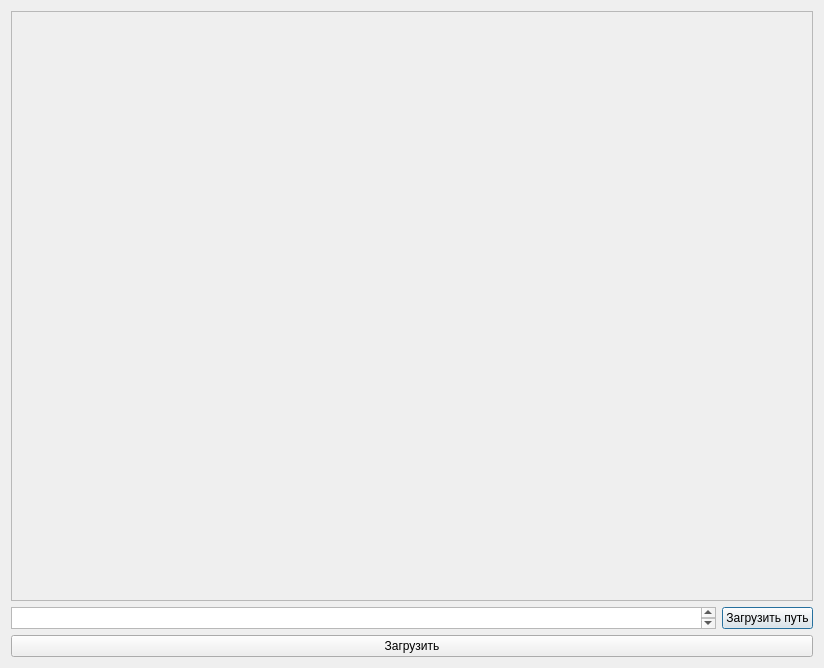
<?xml version="1.0" encoding="UTF-8"?>
<ui version="4.0">
 <class>Dialog</class>
 <widget class="QDialog" name="Dialog">
  <property name="geometry">
   <rect>
    <x>0</x>
    <y>0</y>
    <width>824</width>
    <height>668</height>
   </rect>
  </property>
  <property name="windowTitle">
   <string>Визуализатор</string>
  </property>
  <property name="autoFillBackground">
   <bool>false</bool>
  </property>
  <layout class="QVBoxLayout" name="verticalLayout">
   <item>
    <widget class="QScrollArea" name="scrollArea">
     <property name="widgetResizable">
      <bool>true</bool>
     </property>
     <widget class="QWidget" name="scrollAreaWidgetContents">
      <property name="geometry">
       <rect>
        <x>0</x>
        <y>0</y>
        <width>804</width>
        <height>588</height>
       </rect>
      </property>
     </widget>
    </widget>
   </item>
   <item>
    <layout class="QHBoxLayout" name="horizontalLayout">
     <item>
      <widget class="QTextEdit" name="textEdit">
       <property name="sizePolicy">
        <sizepolicy hsizetype="Expanding" vsizetype="Ignored">
         <horstretch>0</horstretch>
         <verstretch>0</verstretch>
        </sizepolicy>
       </property>
      </widget>
     </item>
     <item>
      <widget class="QPushButton" name="downloadPath">
       <property name="text">
        <string>Загрузить путь</string>
       </property>
      </widget>
     </item>
    </layout>
   </item>
   <item>
    <widget class="QPushButton" name="pushButton">
     <property name="text">
      <string>Загрузить</string>
     </property>
    </widget>
   </item>
  </layout>
 </widget>
 <resources/>
 <connections/>
</ui>
